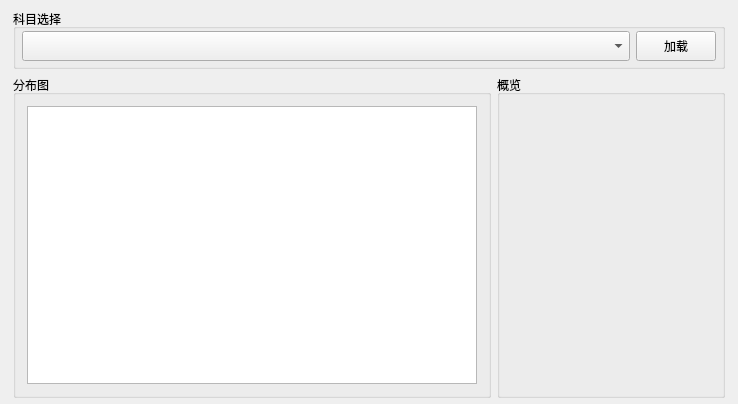
<?xml version="1.0" encoding="UTF-8"?>
<ui version="4.0">
 <class>OverviewClass</class>
 <widget class="QWidget" name="OverviewClass">
  <property name="geometry">
   <rect>
    <x>0</x>
    <y>0</y>
    <width>738</width>
    <height>404</height>
   </rect>
  </property>
  <property name="windowTitle">
   <string>Overview</string>
  </property>
  <layout class="QVBoxLayout" name="verticalLayout">
   <property name="sizeConstraint">
    <enum>QLayout::SizeConstraint::SetDefaultConstraint</enum>
   </property>
   <property name="leftMargin">
    <number>9</number>
   </property>
   <property name="topMargin">
    <number>9</number>
   </property>
   <property name="rightMargin">
    <number>9</number>
   </property>
   <property name="bottomMargin">
    <number>6</number>
   </property>
   <item>
    <layout class="QHBoxLayout" name="horizontalLayout_2">
     <property name="leftMargin">
      <number>4</number>
     </property>
     <property name="rightMargin">
      <number>4</number>
     </property>
     <item>
      <widget class="QGroupBox" name="groupBox">
       <property name="title">
        <string>科目选择</string>
       </property>
       <layout class="QHBoxLayout" name="horizontalLayout_5">
        <property name="spacing">
         <number>6</number>
        </property>
        <property name="leftMargin">
         <number>6</number>
        </property>
        <property name="topMargin">
         <number>2</number>
        </property>
        <property name="rightMargin">
         <number>6</number>
        </property>
        <property name="bottomMargin">
         <number>5</number>
        </property>
        <item>
         <widget class="QComboBox" name="subjectBox">
          <property name="sizePolicy">
           <sizepolicy hsizetype="Preferred" vsizetype="Fixed">
            <horstretch>3</horstretch>
            <verstretch>0</verstretch>
           </sizepolicy>
          </property>
          <property name="minimumSize">
           <size>
            <width>0</width>
            <height>30</height>
           </size>
          </property>
         </widget>
        </item>
        <item>
         <widget class="QPushButton" name="loadButton">
          <property name="minimumSize">
           <size>
            <width>0</width>
            <height>30</height>
           </size>
          </property>
          <property name="text">
           <string>加载</string>
          </property>
         </widget>
        </item>
       </layout>
      </widget>
     </item>
    </layout>
   </item>
   <item>
    <layout class="QHBoxLayout" name="horizontalLayout">
     <property name="leftMargin">
      <number>4</number>
     </property>
     <property name="rightMargin">
      <number>4</number>
     </property>
     <item>
      <widget class="QGroupBox" name="groupBox_2">
       <property name="sizePolicy">
        <sizepolicy hsizetype="Preferred" vsizetype="Preferred">
         <horstretch>4</horstretch>
         <verstretch>0</verstretch>
        </sizepolicy>
       </property>
       <property name="title">
        <string>分布图</string>
       </property>
       <layout class="QHBoxLayout" name="horizontalLayout_3">
        <item>
         <widget class="QChartView" name="graphicsView">
          <property name="sizePolicy">
           <sizepolicy hsizetype="Preferred" vsizetype="Expanding">
            <horstretch>0</horstretch>
            <verstretch>0</verstretch>
           </sizepolicy>
          </property>
          <property name="styleSheet">
           <string notr="true">QChartView{
	background: transparent;
	
	color: transparent;
}</string>
          </property>
         </widget>
        </item>
       </layout>
      </widget>
     </item>
     <item>
      <widget class="QGroupBox" name="groupBox_3">
       <property name="title">
        <string>概览</string>
       </property>
       <layout class="QHBoxLayout" name="horizontalLayout_4">
        <item>
         <widget class="QLabel" name="summaryLabel">
          <property name="sizePolicy">
           <sizepolicy hsizetype="Minimum" vsizetype="Preferred">
            <horstretch>0</horstretch>
            <verstretch>0</verstretch>
           </sizepolicy>
          </property>
          <property name="minimumSize">
           <size>
            <width>200</width>
            <height>0</height>
           </size>
          </property>
          <property name="text">
           <string/>
          </property>
          <property name="alignment">
           <set>Qt::AlignmentFlag::AlignLeading|Qt::AlignmentFlag::AlignLeft|Qt::AlignmentFlag::AlignTop</set>
          </property>
         </widget>
        </item>
       </layout>
      </widget>
     </item>
    </layout>
   </item>
  </layout>
 </widget>
 <layoutdefault spacing="6" margin="11"/>
 <customwidgets>
  <customwidget>
   <class>QChartView</class>
   <extends>QGraphicsView</extends>
   <header location="global">qchartview.h</header>
  </customwidget>
 </customwidgets>
 <resources/>
 <connections/>
</ui>
